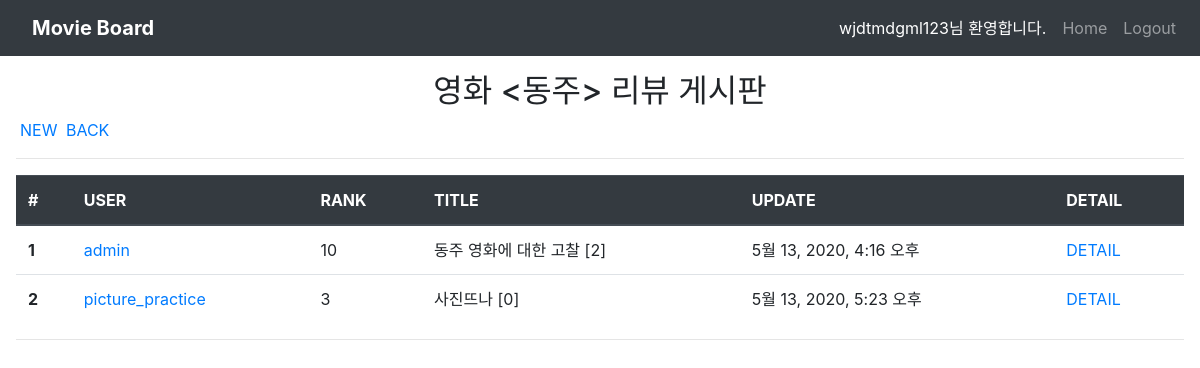
Page /community/5/review_list/ (signed in) on the committed database.
### accounts/models.py (models this page shows)
class User(AbstractUser):
    image = models.ImageField(blank=True)
    followers = models.ManyToManyField(
        settings.AUTH_USER_MODEL,
        related_name='followings'
        )

### community/models.py (models this page shows)
class Movie(models.Model):
    title = models.CharField(max_length=100)
    poster_url = models.TextField()
    director = models.CharField(max_length=100)
    open_date = models.CharField(max_length=100)

class Review(models.Model):
    movie = models.ForeignKey(Movie, on_delete=models.CASCADE)
    user = models.ForeignKey(settings.AUTH_USER_MODEL, on_delete=models.CASCADE)
    title = models.CharField(max_length=100)
    movie_title = models.CharField(max_length=30)
    rank = models.IntegerField()
    content = models.TextField()
    created_at = models.DateTimeField(auto_now_add=True)
    updated_at = models.DateTimeField(auto_now=True)
    like_users = models.ManyToManyField(settings.AUTH_USER_MODEL, related_name="like_reviews", blank=True)

### community/views.py (the view)
# urls.py: path('<int:movie_pk>/review_list/', views.review_list, name= 'review_list'),
def review_list(request,movie_pk):
    movie = get_object_or_404(Movie, pk=movie_pk)
    reviews = Review.objects.order_by('-pk')
    context = {
        'reviews': reviews,
        'movie': movie,
    }
    return render(request, 'community/review_list.html', context)

### community/templates/community/review_list.html
{% extends 'base.html' %}
{% block body %}
<h2 class="text-center">영화 <{{movie.title}}> 리뷰 게시판</h2>
<a class="m-1" href="{% url 'community:create' movie.pk %}">NEW</a>
<a href="{% url 'community:index' %}">BACK</a>
<hr/>
<div>
<table class="table">
    <thead class="thead-dark">
      <tr>
        <th scope="col">#</th>
        <th scope="col">USER</th>
        <th scope="col">RANK</th>
        <th scope="col">TITLE</th>
        <th scope="col">UPDATE</th>
        <th scope="col">DETAIL</th>
      </tr>
    </thead>
    <tbody>
    {% for review in movie.review_set.all %}
      <tr>
        <th scope="row">{{ forloop.counter }}</th>
        <td><a href="{% url 'accounts:profile' review.user.username %}">{{review.user.username}}</a></td>
        <td>{{ review.rank}}</td>
        <td>{{ review.title}} [{{review.comment_set.count}}]</td>
        <td>{{ review.updated_at}}</td>
        <td><a href="{% url 'community:detail' movie.pk review.pk %}">DETAIL</a></td>
      </tr>
    {% endfor %}
    </tbody>
  </table>
  <hr/>
  </div>
{% endblock %}

### django_pjt4/templates/base.html (shortened to what this page needs)
<!DOCTYPE html>
<html lang="en">
<head>
    <link rel="stylesheet" href="https://stackpath.bootstrapcdn.com/bootstrap/4.4.1/css/bootstrap.min.css">
</head>
<body>
    <nav class="navbar navbar-expand-lg navbar-dark bg-dark">
  <a class="navbar-brand font-weight-bold mx-3" href="{% url 'community:index' %}">Movie Board</a>
  <div class="collapse navbar-collapse" id="navbarSupportedContent">
    <ul class="navbar-nav ml-auto">
    {% if request.user.is_authenticated %}
      <li class="nav-item active ">
        <a class="nav-link text-decoration-none" href="#">{{user.username}}님 환영합니다.</a>
      </li>
       <li class="nav-item">
        <a class="nav-link" href="{% url 'community:index' %}">Home</a>
      </li>
      <li class="nav-item">
        <a class="nav-link" href="{% url 'accounts:logout'%}">Logout</a>
      </li>
      {% endif %}
  </div>
</nav>
    <div class=m-3>
        {% block body %}
        {% endblock %}
    </div>
</body>
</html>

### rows in the picture
User: username "wjdtmdgml123"
Movie: title "동주"
Review: user.username "admin", rank "10", title "동주 영화에 대한 고찰", comment_set.count "2", updated_at "5월 13, 2020, 4:16 오후"
Review: user.username "picture_practice", rank "3", title "사진뜨나", comment_set.count "0", updated_at "5월 13, 2020, 5:23 오후"
